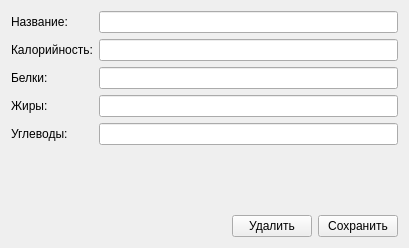
<?xml version="1.0" encoding="UTF-8"?>
<ui version="4.0">
 <class>addProductWidget</class>
 <widget class="QWidget" name="addProductWidget">
  <property name="geometry">
   <rect>
    <x>0</x>
    <y>0</y>
    <width>409</width>
    <height>248</height>
   </rect>
  </property>
  <property name="sizePolicy">
   <sizepolicy hsizetype="Preferred" vsizetype="Preferred">
    <horstretch>0</horstretch>
    <verstretch>0</verstretch>
   </sizepolicy>
  </property>
  <property name="windowTitle">
   <string>Просто добавь продукт</string>
  </property>
  <layout class="QVBoxLayout" name="verticalLayout_4">
   <property name="sizeConstraint">
    <enum>QLayout::SetDefaultConstraint</enum>
   </property>
   <item>
    <layout class="QVBoxLayout" name="verticalLayout">
     <property name="sizeConstraint">
      <enum>QLayout::SetMinimumSize</enum>
     </property>
     <item>
      <layout class="QFormLayout" name="formLayout_2">
       <property name="sizeConstraint">
        <enum>QLayout::SetMinimumSize</enum>
       </property>
       <property name="rowWrapPolicy">
        <enum>QFormLayout::DontWrapRows</enum>
       </property>
       <property name="horizontalSpacing">
        <number>6</number>
       </property>
       <property name="verticalSpacing">
        <number>6</number>
       </property>
       <item row="1" column="0">
        <widget class="QLabel" name="label_6">
         <property name="text">
          <string>Название:</string>
         </property>
        </widget>
       </item>
       <item row="1" column="1">
        <widget class="QLineEdit" name="productName">
         <property name="sizePolicy">
          <sizepolicy hsizetype="Expanding" vsizetype="Fixed">
           <horstretch>0</horstretch>
           <verstretch>0</verstretch>
          </sizepolicy>
         </property>
         <property name="maxLength">
          <number>60</number>
         </property>
        </widget>
       </item>
       <item row="2" column="0">
        <widget class="QLabel" name="label_7">
         <property name="text">
          <string>Калорийность:</string>
         </property>
        </widget>
       </item>
       <item row="2" column="1">
        <widget class="QLineEdit" name="caloricity">
         <property name="maxLength">
          <number>4</number>
         </property>
        </widget>
       </item>
       <item row="3" column="0">
        <widget class="QLabel" name="label_8">
         <property name="text">
          <string>Белки:</string>
         </property>
        </widget>
       </item>
       <item row="3" column="1">
        <widget class="QLineEdit" name="proteins">
         <property name="maxLength">
          <number>4</number>
         </property>
        </widget>
       </item>
       <item row="4" column="0">
        <widget class="QLabel" name="label_9">
         <property name="text">
          <string>Жиры:</string>
         </property>
        </widget>
       </item>
       <item row="4" column="1">
        <widget class="QLineEdit" name="fats">
         <property name="maxLength">
          <number>4</number>
         </property>
        </widget>
       </item>
       <item row="5" column="0">
        <widget class="QLabel" name="label_10">
         <property name="text">
          <string>Углеводы:</string>
         </property>
        </widget>
       </item>
       <item row="5" column="1">
        <widget class="QLineEdit" name="carbohydrates">
         <property name="maxLength">
          <number>4</number>
         </property>
        </widget>
       </item>
      </layout>
     </item>
     <item>
      <layout class="QHBoxLayout" name="horizontalLayout">
       <item>
        <spacer name="horizontalSpacer">
         <property name="orientation">
          <enum>Qt::Horizontal</enum>
         </property>
         <property name="sizeHint" stdset="0">
          <size>
           <width>40</width>
           <height>20</height>
          </size>
         </property>
        </spacer>
       </item>
       <item>
        <widget class="QPushButton" name="delButton">
         <property name="text">
          <string>Удалить</string>
         </property>
        </widget>
       </item>
       <item>
        <widget class="QPushButton" name="addButton">
         <property name="text">
          <string>Сохранить</string>
         </property>
        </widget>
       </item>
      </layout>
     </item>
    </layout>
   </item>
  </layout>
 </widget>
 <tabstops>
  <tabstop>productName</tabstop>
  <tabstop>caloricity</tabstop>
  <tabstop>proteins</tabstop>
  <tabstop>fats</tabstop>
  <tabstop>carbohydrates</tabstop>
  <tabstop>addButton</tabstop>
  <tabstop>delButton</tabstop>
  <tabstop>lineEdit</tabstop>
  <tabstop>lineEdit_3</tabstop>
  <tabstop>lineEdit_4</tabstop>
  <tabstop>lineEdit_5</tabstop>
  <tabstop>productName</tabstop>
  <tabstop>lineEdit_2</tabstop>
  <tabstop>caloricity</tabstop>
  <tabstop>proteins</tabstop>
  <tabstop>fats</tabstop>
  <tabstop>carbohydrates</tabstop>
  <tabstop>addButton</tabstop>
  <tabstop>productName_2</tabstop>
  <tabstop>caloricity_2</tabstop>
  <tabstop>proteins_2</tabstop>
  <tabstop>fats_2</tabstop>
  <tabstop>carbohydrates_2</tabstop>
  <tabstop>addButton_2</tabstop>
 </tabstops>
 <resources/>
 <connections/>
</ui>
